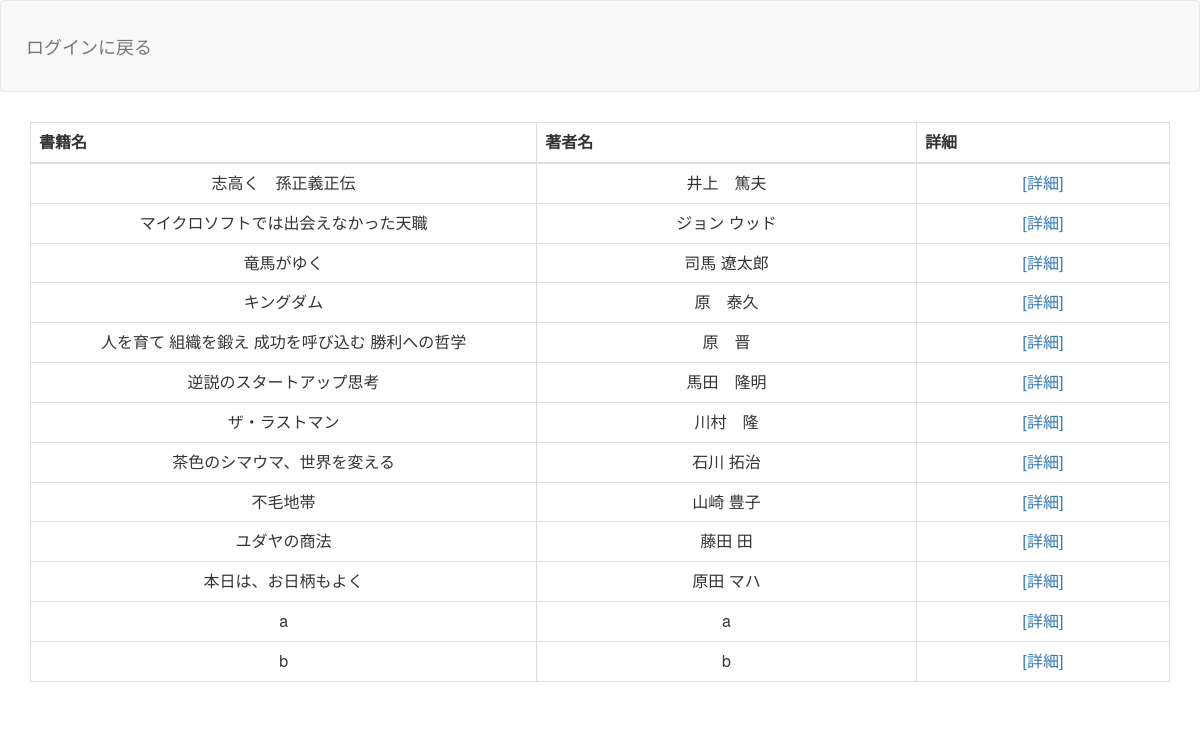
The page /n_select.php on the database its author committed.
### tables this page shows
CREATE TABLE IF NOT EXISTS `gs_bm_table` (
`id` int(12) NOT NULL,
  `lid` varchar(128) NOT NULL,
  `b_name` varchar(64) NOT NULL,
  `a_name` varchar(64) NOT NULL,
  `b_url` text NOT NULL,
  `comment` text NOT NULL,
  `indate` datetime NOT NULL
);

### n_select.php (the view, shortened to what this page needs)
<?php
$pdo = db_con();
$stmt = $pdo->prepare("SELECT * FROM gs_bm_table");
$status = $stmt->execute();
$view="";
if($status==false){
  queryError($stmt);
}else{
  while( $result = $stmt->fetch(PDO::FETCH_ASSOC)){
    $view .= '<tr>';
    $view .= '<td width=200 align="center">'.$result["b_name"].'</td>';
    $view .= '<td width=150 align="center">'.$result["a_name"].'</td>';
    $view .= '<td width=100 align="center">'.'<a href="n_detail.php?id='.$result["id"].'">';
    $view .= '[詳細]';
    $view .= '</a>'.'</td>';
    $view .= '</tr>';
  }
}
?>
    <!DOCTYPE html>
    <html lang="ja">
    <head>
        <link href="css/bootstrap.min.css" rel="stylesheet">
    </head>
    <body id="main">
        <header>
            <nav class="navbar navbar-default">
                <div class="container-fluid">
                    <div class="navbar-header">
                        <a class="navbar-brand" href="login.php">ログインに戻る</a>
                    </div>
                </div>
            </nav>
        </header>
        <div class="container">
            <table class="table table-bordered">
                <thead>
                    <tr align="center">
                        <th>書籍名</th>
                        <th>著者名</th>
                        <th>詳細</th>
                    </tr>
                </thead>
                <tbody>
                    <?=$view?>
                </tbody>
            </table>
        </div>
    </body>
    </html>

### n_select.php (style rules this page uses)
div { padding: 10px; font-size: 16px; }

### rows shown on the page
gs_bm_table: b_name "志高く 孫正義正伝", a_name "井上 篤夫", value "[詳細]"
gs_bm_table: b_name "マイクロソフトでは出会えなかった天職", a_name "ジョン ウッド", value "[詳細]"
gs_bm_table: b_name "竜馬がゆく", a_name "司馬 遼太郎", value "[詳細]"
gs_bm_table: b_name "キングダム", a_name "原 泰久", value "[詳細]"
gs_bm_table: b_name "人を育て 組織を鍛え 成功を呼び込む 勝利への哲学", a_name "原 晋", value "[詳細]"
gs_bm_table: b_name "逆説のスタートアップ思考", a_name "馬田 隆明", value "[詳細]"
gs_bm_table: b_name "ザ・ラストマン", a_name "川村 隆", value "[詳細]"
gs_bm_table: b_name "茶色のシマウマ、世界を変える", a_name "石川 拓治", value "[詳細]"
gs_bm_table: b_name "不毛地帯", a_name "山崎 豊子", value "[詳細]"
gs_bm_table: b_name "ユダヤの商法", a_name "藤田 田", value "[詳細]"
gs_bm_table: b_name "本日は、お日柄もよく", a_name "原田 マハ", value "[詳細]"
gs_bm_table: b_name "a", a_name "a", value "[詳細]"
gs_bm_table: b_name "b", a_name "b", value "[詳細]"
